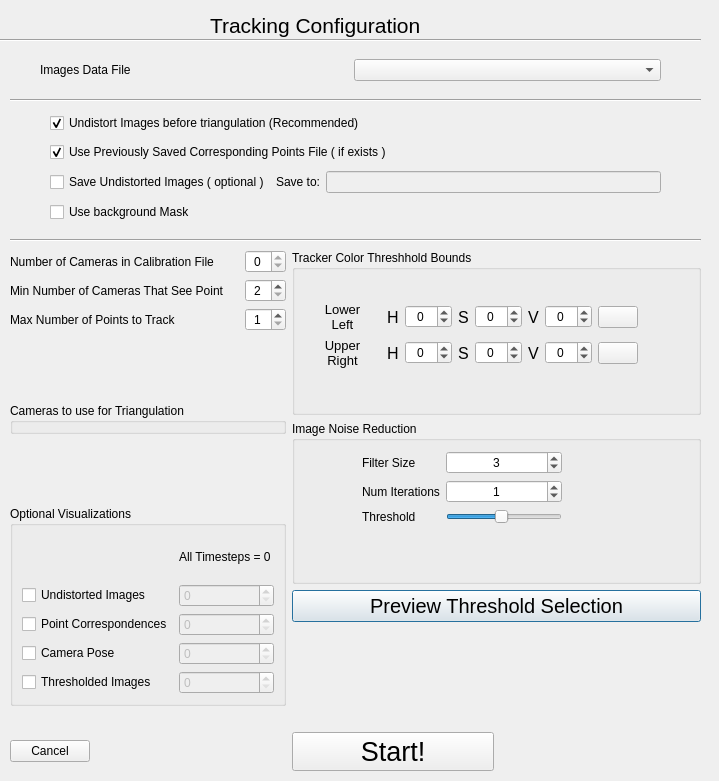
<?xml version="1.0" encoding="UTF-8"?>
<ui version="4.0">
 <class>TrackingDialog</class>
 <widget class="QDialog" name="TrackingDialog">
  <property name="geometry">
   <rect>
    <x>0</x>
    <y>0</y>
    <width>719</width>
    <height>781</height>
   </rect>
  </property>
  <property name="sizePolicy">
   <sizepolicy hsizetype="Fixed" vsizetype="Fixed">
    <horstretch>0</horstretch>
    <verstretch>0</verstretch>
   </sizepolicy>
  </property>
  <property name="windowTitle">
   <string>Dialog</string>
  </property>
  <widget class="QLabel" name="label">
   <property name="geometry">
    <rect>
     <x>210</x>
     <y>10</y>
     <width>241</width>
     <height>31</height>
    </rect>
   </property>
   <property name="font">
    <font>
     <pointsize>16</pointsize>
    </font>
   </property>
   <property name="text">
    <string>Tracking Configuration </string>
   </property>
  </widget>
  <widget class="Line" name="line">
   <property name="geometry">
    <rect>
     <x>0</x>
     <y>30</y>
     <width>701</width>
     <height>20</height>
    </rect>
   </property>
   <property name="orientation">
    <enum>Qt::Horizontal</enum>
   </property>
  </widget>
  <widget class="Line" name="line_2">
   <property name="geometry">
    <rect>
     <x>10</x>
     <y>90</y>
     <width>691</width>
     <height>20</height>
    </rect>
   </property>
   <property name="orientation">
    <enum>Qt::Horizontal</enum>
   </property>
  </widget>
  <widget class="Line" name="line_3">
   <property name="geometry">
    <rect>
     <x>10</x>
     <y>230</y>
     <width>691</width>
     <height>20</height>
    </rect>
   </property>
   <property name="orientation">
    <enum>Qt::Horizontal</enum>
   </property>
  </widget>
  <widget class="QWidget" name="layoutWidget">
   <property name="geometry">
    <rect>
     <x>40</x>
     <y>50</y>
     <width>621</width>
     <height>41</height>
    </rect>
   </property>
   <layout class="QGridLayout" name="gridLayout">
    <item row="0" column="0">
     <widget class="QLabel" name="label_4">
      <property name="text">
       <string>Images Data File</string>
      </property>
     </widget>
    </item>
    <item row="0" column="1">
     <widget class="QComboBox" name="fileSelectionBox"/>
    </item>
   </layout>
  </widget>
  <widget class="QWidget" name="layoutWidget">
   <property name="geometry">
    <rect>
     <x>50</x>
     <y>110</y>
     <width>611</width>
     <height>116</height>
    </rect>
   </property>
   <layout class="QGridLayout" name="gridLayout_2">
    <item row="3" column="0">
     <widget class="QCheckBox" name="checkBox_mask">
      <property name="text">
       <string>Use background Mask</string>
      </property>
     </widget>
    </item>
    <item row="1" column="0" colspan="3">
     <widget class="QCheckBox" name="checkBox_useSavedMarkedPoints">
      <property name="text">
       <string>Use Previously Saved Corresponding Points File ( if exists )</string>
      </property>
      <property name="checked">
       <bool>true</bool>
      </property>
     </widget>
    </item>
    <item row="2" column="1">
     <widget class="QLabel" name="label_17">
      <property name="text">
       <string>Save to:</string>
      </property>
     </widget>
    </item>
    <item row="2" column="0">
     <widget class="QCheckBox" name="checkBox_saveUndistortedImages">
      <property name="text">
       <string>Save Undistorted Images ( optional )</string>
      </property>
     </widget>
    </item>
    <item row="3" column="1">
     <widget class="QLabel" name="label_2">
      <property name="text">
       <string/>
      </property>
     </widget>
    </item>
    <item row="0" column="0" colspan="3">
     <widget class="QCheckBox" name="checkBox_undistortImages">
      <property name="text">
       <string>Undistort Images before triangulation (Recommended)</string>
      </property>
      <property name="checked">
       <bool>true</bool>
      </property>
     </widget>
    </item>
    <item row="2" column="2">
     <widget class="QLineEdit" name="lineEdit_undistortedOutput">
      <property name="enabled">
       <bool>false</bool>
      </property>
     </widget>
    </item>
   </layout>
  </widget>
  <widget class="QWidget" name="layoutWidget">
   <property name="geometry">
    <rect>
     <x>10</x>
     <y>250</y>
     <width>691</width>
     <height>521</height>
    </rect>
   </property>
   <layout class="QGridLayout" name="gridLayout_7">
    <item row="0" column="0">
     <layout class="QGridLayout" name="gridLayout_6">
      <item row="1" column="0" alignment="Qt::AlignLeft">
       <widget class="QLabel" name="label_6">
        <property name="sizePolicy">
         <sizepolicy hsizetype="Fixed" vsizetype="Preferred">
          <horstretch>0</horstretch>
          <verstretch>0</verstretch>
         </sizepolicy>
        </property>
        <property name="text">
         <string>Min Number of Cameras That See Point</string>
        </property>
       </widget>
      </item>
      <item row="0" column="0" alignment="Qt::AlignLeft">
       <widget class="QLabel" name="label_7">
        <property name="sizePolicy">
         <sizepolicy hsizetype="Fixed" vsizetype="Minimum">
          <horstretch>0</horstretch>
          <verstretch>0</verstretch>
         </sizepolicy>
        </property>
        <property name="text">
         <string>Number of Cameras in Calibration File</string>
        </property>
       </widget>
      </item>
      <item row="1" column="1">
       <widget class="QSpinBox" name="spinBox_minCamsForTriangulation">
        <property name="sizePolicy">
         <sizepolicy hsizetype="Fixed" vsizetype="Fixed">
          <horstretch>0</horstretch>
          <verstretch>0</verstretch>
         </sizepolicy>
        </property>
        <property name="alignment">
         <set>Qt::AlignCenter</set>
        </property>
        <property name="minimum">
         <number>2</number>
        </property>
       </widget>
      </item>
      <item row="2" column="1">
       <widget class="QSpinBox" name="spinBox_maxNumPoints">
        <property name="alignment">
         <set>Qt::AlignCenter</set>
        </property>
        <property name="minimum">
         <number>1</number>
        </property>
        <property name="maximum">
         <number>40</number>
        </property>
        <property name="value">
         <number>1</number>
        </property>
       </widget>
      </item>
      <item row="2" column="0">
       <widget class="QLabel" name="label_18">
        <property name="text">
         <string>Max Number of Points to Track</string>
        </property>
       </widget>
      </item>
      <item row="0" column="1">
       <widget class="QSpinBox" name="numCamsInFile">
        <property name="alignment">
         <set>Qt::AlignCenter</set>
        </property>
        <property name="readOnly">
         <bool>true</bool>
        </property>
       </widget>
      </item>
     </layout>
    </item>
    <item row="0" column="1" rowspan="2" colspan="2">
     <widget class="QGroupBox" name="groupBox_2">
      <property name="sizePolicy">
       <sizepolicy hsizetype="Minimum" vsizetype="Minimum">
        <horstretch>0</horstretch>
        <verstretch>0</verstretch>
       </sizepolicy>
      </property>
      <property name="title">
       <string>Tracker Color Threshhold Bounds</string>
      </property>
      <widget class="QWidget" name="layoutWidget">
       <property name="geometry">
        <rect>
         <x>12</x>
         <y>33</y>
         <width>334</width>
         <height>105</height>
        </rect>
       </property>
       <layout class="QGridLayout" name="gridLayout_5">
        <property name="sizeConstraint">
         <enum>QLayout::SetMinimumSize</enum>
        </property>
        <item row="0" column="0">
         <layout class="QGridLayout" name="gridLayout_3">
          <item row="0" column="0">
           <widget class="QLabel" name="label_11">
            <property name="sizePolicy">
             <sizepolicy hsizetype="Minimum" vsizetype="Preferred">
              <horstretch>0</horstretch>
              <verstretch>0</verstretch>
             </sizepolicy>
            </property>
            <property name="font">
             <font>
              <pointsize>10</pointsize>
             </font>
            </property>
            <property name="text">
             <string>&lt;html&gt;&lt;head/&gt;&lt;body&gt;&lt;p align=&quot;center&quot;&gt;Lower&lt;br&gt;Left&lt;/p&gt;&lt;/body&gt;&lt;/html&gt;</string>
            </property>
           </widget>
          </item>
          <item row="0" column="1">
           <widget class="QLabel" name="label_8">
            <property name="font">
             <font>
              <pointsize>12</pointsize>
             </font>
            </property>
            <property name="text">
             <string>H</string>
            </property>
           </widget>
          </item>
          <item row="0" column="2">
           <widget class="QSpinBox" name="spinBox_HLeftbound">
            <property name="sizePolicy">
             <sizepolicy hsizetype="Fixed" vsizetype="Fixed">
              <horstretch>0</horstretch>
              <verstretch>0</verstretch>
             </sizepolicy>
            </property>
            <property name="wrapping">
             <bool>true</bool>
            </property>
            <property name="alignment">
             <set>Qt::AlignCenter</set>
            </property>
            <property name="maximum">
             <number>360</number>
            </property>
           </widget>
          </item>
          <item row="0" column="3">
           <widget class="QLabel" name="label_9">
            <property name="font">
             <font>
              <pointsize>12</pointsize>
             </font>
            </property>
            <property name="text">
             <string>S</string>
            </property>
           </widget>
          </item>
          <item row="0" column="4">
           <widget class="QSpinBox" name="spinBox_SLeftbound">
            <property name="sizePolicy">
             <sizepolicy hsizetype="Fixed" vsizetype="Fixed">
              <horstretch>0</horstretch>
              <verstretch>0</verstretch>
             </sizepolicy>
            </property>
            <property name="wrapping">
             <bool>true</bool>
            </property>
            <property name="alignment">
             <set>Qt::AlignCenter</set>
            </property>
            <property name="maximum">
             <number>255</number>
            </property>
           </widget>
          </item>
          <item row="0" column="5">
           <widget class="QLabel" name="label_10">
            <property name="sizePolicy">
             <sizepolicy hsizetype="Fixed" vsizetype="Preferred">
              <horstretch>0</horstretch>
              <verstretch>0</verstretch>
             </sizepolicy>
            </property>
            <property name="font">
             <font>
              <pointsize>12</pointsize>
             </font>
            </property>
            <property name="text">
             <string>V</string>
            </property>
           </widget>
          </item>
          <item row="0" column="6">
           <widget class="QSpinBox" name="spinBox_VLeftbound">
            <property name="sizePolicy">
             <sizepolicy hsizetype="Fixed" vsizetype="Fixed">
              <horstretch>0</horstretch>
              <verstretch>0</verstretch>
             </sizepolicy>
            </property>
            <property name="wrapping">
             <bool>true</bool>
            </property>
            <property name="alignment">
             <set>Qt::AlignCenter</set>
            </property>
            <property name="maximum">
             <number>255</number>
            </property>
           </widget>
          </item>
          <item row="0" column="7">
           <widget class="QPushButton" name="pushButton_leftbound">
            <property name="sizePolicy">
             <sizepolicy hsizetype="Fixed" vsizetype="Fixed">
              <horstretch>0</horstretch>
              <verstretch>0</verstretch>
             </sizepolicy>
            </property>
            <property name="autoFillBackground">
             <bool>true</bool>
            </property>
            <property name="text">
             <string/>
            </property>
            <property name="autoDefault">
             <bool>false</bool>
            </property>
            <property name="flat">
             <bool>false</bool>
            </property>
           </widget>
          </item>
          <item row="1" column="0">
           <widget class="QLabel" name="label_15">
            <property name="sizePolicy">
             <sizepolicy hsizetype="Minimum" vsizetype="Preferred">
              <horstretch>0</horstretch>
              <verstretch>0</verstretch>
             </sizepolicy>
            </property>
            <property name="font">
             <font>
              <pointsize>10</pointsize>
             </font>
            </property>
            <property name="text">
             <string>&lt;html&gt;&lt;head/&gt;&lt;body&gt;&lt;p align=&quot;center&quot;&gt;Upper&lt;br&gt;Right&lt;/p&gt;&lt;/body&gt;&lt;/html&gt;</string>
            </property>
           </widget>
          </item>
          <item row="1" column="1">
           <widget class="QLabel" name="label_12">
            <property name="sizePolicy">
             <sizepolicy hsizetype="Fixed" vsizetype="Preferred">
              <horstretch>0</horstretch>
              <verstretch>0</verstretch>
             </sizepolicy>
            </property>
            <property name="font">
             <font>
              <pointsize>12</pointsize>
             </font>
            </property>
            <property name="text">
             <string>H</string>
            </property>
           </widget>
          </item>
          <item row="1" column="2">
           <widget class="QSpinBox" name="spinBox_HRightbound">
            <property name="sizePolicy">
             <sizepolicy hsizetype="Fixed" vsizetype="Fixed">
              <horstretch>0</horstretch>
              <verstretch>0</verstretch>
             </sizepolicy>
            </property>
            <property name="wrapping">
             <bool>true</bool>
            </property>
            <property name="alignment">
             <set>Qt::AlignCenter</set>
            </property>
            <property name="maximum">
             <number>360</number>
            </property>
           </widget>
          </item>
          <item row="1" column="3">
           <widget class="QLabel" name="label_14">
            <property name="sizePolicy">
             <sizepolicy hsizetype="Fixed" vsizetype="Preferred">
              <horstretch>0</horstretch>
              <verstretch>0</verstretch>
             </sizepolicy>
            </property>
            <property name="font">
             <font>
              <pointsize>12</pointsize>
             </font>
            </property>
            <property name="text">
             <string>S</string>
            </property>
           </widget>
          </item>
          <item row="1" column="4">
           <widget class="QSpinBox" name="spinBox_SRightbound">
            <property name="sizePolicy">
             <sizepolicy hsizetype="Fixed" vsizetype="Fixed">
              <horstretch>0</horstretch>
              <verstretch>0</verstretch>
             </sizepolicy>
            </property>
            <property name="wrapping">
             <bool>true</bool>
            </property>
            <property name="alignment">
             <set>Qt::AlignCenter</set>
            </property>
            <property name="maximum">
             <number>255</number>
            </property>
           </widget>
          </item>
          <item row="1" column="5">
           <widget class="QLabel" name="label_13">
            <property name="font">
             <font>
              <pointsize>12</pointsize>
             </font>
            </property>
            <property name="text">
             <string>V</string>
            </property>
           </widget>
          </item>
          <item row="1" column="6">
           <widget class="QSpinBox" name="spinBox_VRightbound">
            <property name="sizePolicy">
             <sizepolicy hsizetype="Fixed" vsizetype="Fixed">
              <horstretch>0</horstretch>
              <verstretch>0</verstretch>
             </sizepolicy>
            </property>
            <property name="wrapping">
             <bool>true</bool>
            </property>
            <property name="alignment">
             <set>Qt::AlignCenter</set>
            </property>
            <property name="maximum">
             <number>255</number>
            </property>
           </widget>
          </item>
          <item row="1" column="7">
           <widget class="QPushButton" name="pushButton_rightbound">
            <property name="sizePolicy">
             <sizepolicy hsizetype="Fixed" vsizetype="Fixed">
              <horstretch>0</horstretch>
              <verstretch>0</verstretch>
             </sizepolicy>
            </property>
            <property name="minimumSize">
             <size>
              <width>0</width>
              <height>0</height>
             </size>
            </property>
            <property name="autoFillBackground">
             <bool>true</bool>
            </property>
            <property name="styleSheet">
             <string notr="true"/>
            </property>
            <property name="text">
             <string/>
            </property>
            <property name="checkable">
             <bool>false</bool>
            </property>
            <property name="autoDefault">
             <bool>false</bool>
            </property>
            <property name="flat">
             <bool>false</bool>
            </property>
           </widget>
          </item>
         </layout>
        </item>
       </layout>
      </widget>
     </widget>
    </item>
    <item row="1" column="0" rowspan="2">
     <widget class="QGroupBox" name="groupBox_camsForTriangulation">
      <property name="sizePolicy">
       <sizepolicy hsizetype="Minimum" vsizetype="Fixed">
        <horstretch>0</horstretch>
        <verstretch>0</verstretch>
       </sizepolicy>
      </property>
      <property name="title">
       <string>Cameras to use for Triangulation</string>
      </property>
     </widget>
    </item>
    <item row="2" column="1" rowspan="2" colspan="2">
     <widget class="QGroupBox" name="groupBox_3">
      <property name="sizePolicy">
       <sizepolicy hsizetype="Minimum" vsizetype="MinimumExpanding">
        <horstretch>0</horstretch>
        <verstretch>0</verstretch>
       </sizepolicy>
      </property>
      <property name="minimumSize">
       <size>
        <width>0</width>
        <height>40</height>
       </size>
      </property>
      <property name="title">
       <string>Image Noise Reduction</string>
      </property>
      <widget class="QWidget" name="layoutWidget_2">
       <property name="geometry">
        <rect>
         <x>70</x>
         <y>30</y>
         <width>200</width>
         <height>109</height>
        </rect>
       </property>
       <layout class="QFormLayout" name="formLayout_2">
        <item row="0" column="0">
         <widget class="QLabel" name="label_26">
          <property name="text">
           <string>Filter Size</string>
          </property>
         </widget>
        </item>
        <item row="0" column="1">
         <widget class="QSpinBox" name="spinBox_filterSize">
          <property name="alignment">
           <set>Qt::AlignCenter</set>
          </property>
          <property name="maximum">
           <number>25</number>
          </property>
          <property name="value">
           <number>3</number>
          </property>
         </widget>
        </item>
        <item row="1" column="0">
         <widget class="QLabel" name="label_27">
          <property name="text">
           <string>Num Iterations</string>
          </property>
         </widget>
        </item>
        <item row="1" column="1">
         <widget class="QSpinBox" name="spinBox_numIterations">
          <property name="alignment">
           <set>Qt::AlignCenter</set>
          </property>
          <property name="maximum">
           <number>5</number>
          </property>
          <property name="value">
           <number>1</number>
          </property>
         </widget>
        </item>
        <item row="2" column="0">
         <widget class="QLabel" name="label_28">
          <property name="text">
           <string>Threshold</string>
          </property>
         </widget>
        </item>
        <item row="2" column="1">
         <widget class="QSlider" name="horizontalSlider_threshold">
          <property name="maximum">
           <number>255</number>
          </property>
          <property name="sliderPosition">
           <number>120</number>
          </property>
          <property name="orientation">
           <enum>Qt::Horizontal</enum>
          </property>
         </widget>
        </item>
       </layout>
      </widget>
     </widget>
    </item>
    <item row="3" column="0" rowspan="3">
     <widget class="QGroupBox" name="groupBox">
      <property name="sizePolicy">
       <sizepolicy hsizetype="Fixed" vsizetype="MinimumExpanding">
        <horstretch>0</horstretch>
        <verstretch>0</verstretch>
       </sizepolicy>
      </property>
      <property name="title">
       <string>Optional Visualizations</string>
      </property>
      <layout class="QGridLayout" name="gridLayout_4">
       <item row="4" column="1">
        <widget class="QSpinBox" name="spinBox_vizThresholds">
         <property name="enabled">
          <bool>false</bool>
         </property>
        </widget>
       </item>
       <item row="3" column="1">
        <widget class="QSpinBox" name="spinBox_vizCameraPose">
         <property name="enabled">
          <bool>false</bool>
         </property>
        </widget>
       </item>
       <item row="1" column="0">
        <widget class="QCheckBox" name="checkBox_vizUndistortedImages">
         <property name="text">
          <string>Undistorted Images</string>
         </property>
        </widget>
       </item>
       <item row="2" column="1">
        <widget class="QSpinBox" name="spinBox_vizPointCorrespondences">
         <property name="enabled">
          <bool>false</bool>
         </property>
        </widget>
       </item>
       <item row="3" column="0">
        <widget class="QCheckBox" name="checkBox_vizCameraPose">
         <property name="text">
          <string>Camera Pose</string>
         </property>
        </widget>
       </item>
       <item row="2" column="0">
        <widget class="QCheckBox" name="checkBox_vizPointCorrespondences">
         <property name="text">
          <string>Point Correspondences</string>
         </property>
        </widget>
       </item>
       <item row="0" column="1">
        <widget class="QLabel" name="label_5">
         <property name="text">
          <string>All Timesteps = 0 </string>
         </property>
        </widget>
       </item>
       <item row="1" column="1">
        <widget class="QSpinBox" name="spinBox_vizUndistortedImages">
         <property name="enabled">
          <bool>false</bool>
         </property>
         <property name="sizePolicy">
          <sizepolicy hsizetype="Minimum" vsizetype="Fixed">
           <horstretch>0</horstretch>
           <verstretch>0</verstretch>
          </sizepolicy>
         </property>
        </widget>
       </item>
       <item row="4" column="0">
        <widget class="QCheckBox" name="checkBox_vizThresholds">
         <property name="text">
          <string>Thresholded Images</string>
         </property>
        </widget>
       </item>
      </layout>
     </widget>
    </item>
    <item row="4" column="1" colspan="2">
     <widget class="QPushButton" name="pushButton_previewThreshold">
      <property name="font">
       <font>
        <pointsize>15</pointsize>
       </font>
      </property>
      <property name="text">
       <string>Preview Threshold Selection</string>
      </property>
     </widget>
    </item>
    <item row="5" column="2">
     <spacer name="verticalSpacer_2">
      <property name="orientation">
       <enum>Qt::Vertical</enum>
      </property>
      <property name="sizeType">
       <enum>QSizePolicy::Fixed</enum>
      </property>
      <property name="sizeHint" stdset="0">
       <size>
        <width>20</width>
        <height>20</height>
       </size>
      </property>
     </spacer>
    </item>
    <item row="6" column="0">
     <spacer name="verticalSpacer">
      <property name="orientation">
       <enum>Qt::Vertical</enum>
      </property>
      <property name="sizeType">
       <enum>QSizePolicy::Fixed</enum>
      </property>
      <property name="sizeHint" stdset="0">
       <size>
        <width>20</width>
        <height>20</height>
       </size>
      </property>
     </spacer>
    </item>
    <item row="7" column="0">
     <widget class="QPushButton" name="cancelTrackingButton">
      <property name="sizePolicy">
       <sizepolicy hsizetype="Fixed" vsizetype="Fixed">
        <horstretch>0</horstretch>
        <verstretch>0</verstretch>
       </sizepolicy>
      </property>
      <property name="text">
       <string>Cancel</string>
      </property>
     </widget>
    </item>
    <item row="7" column="1">
     <widget class="QPushButton" name="startTrackingButton">
      <property name="sizePolicy">
       <sizepolicy hsizetype="Preferred" vsizetype="Fixed">
        <horstretch>0</horstretch>
        <verstretch>0</verstretch>
       </sizepolicy>
      </property>
      <property name="font">
       <font>
        <pointsize>20</pointsize>
       </font>
      </property>
      <property name="text">
       <string>Start!</string>
      </property>
     </widget>
    </item>
   </layout>
  </widget>
  <zorder>layoutWidget</zorder>
  <zorder>label</zorder>
  <zorder>line</zorder>
  <zorder>line_2</zorder>
  <zorder>line_3</zorder>
  <zorder>layoutWidget</zorder>
  <zorder>layoutWidget</zorder>
 </widget>
 <resources/>
 <connections/>
</ui>
